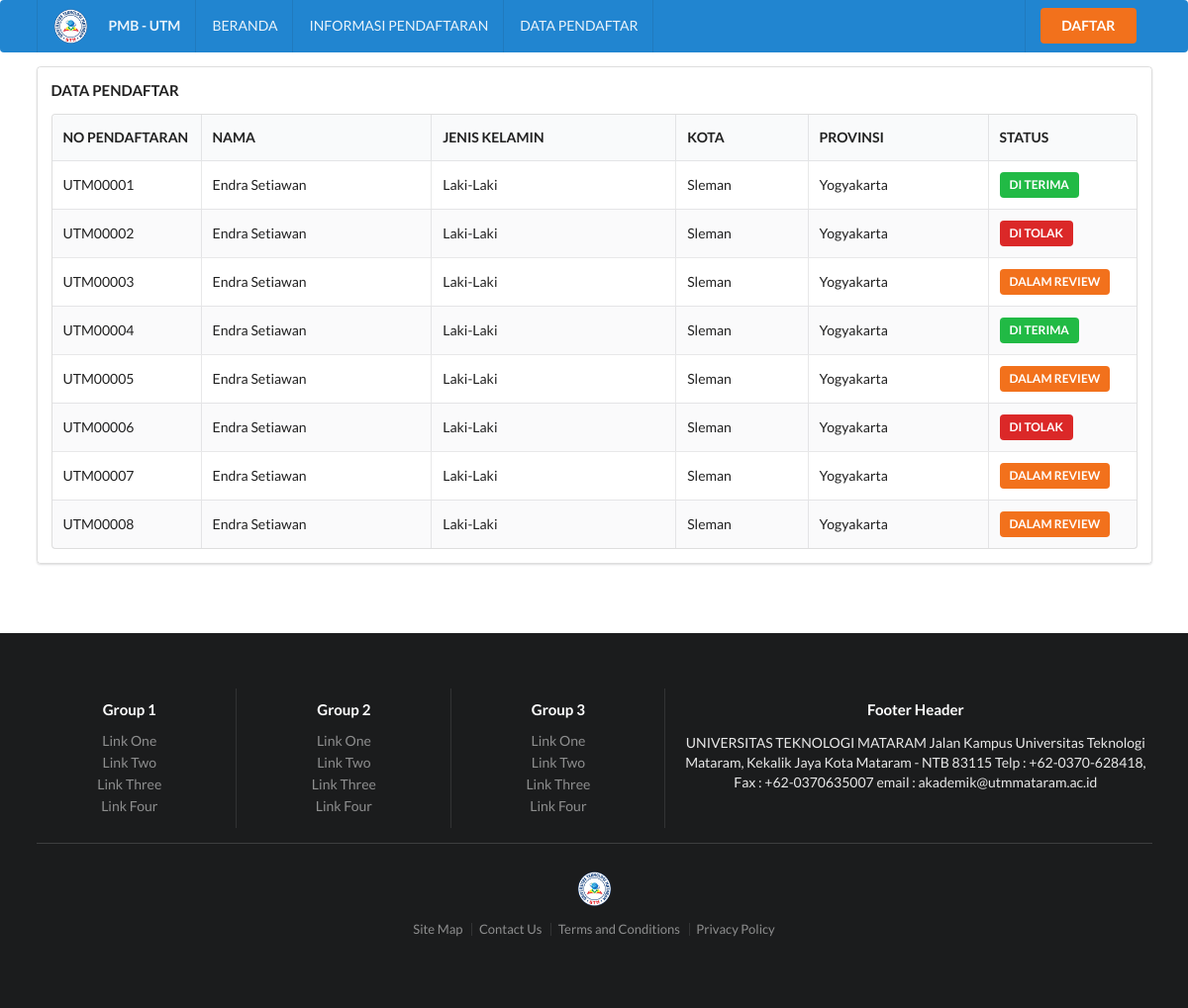
Before: /data_pendaftar.php with the older database file.
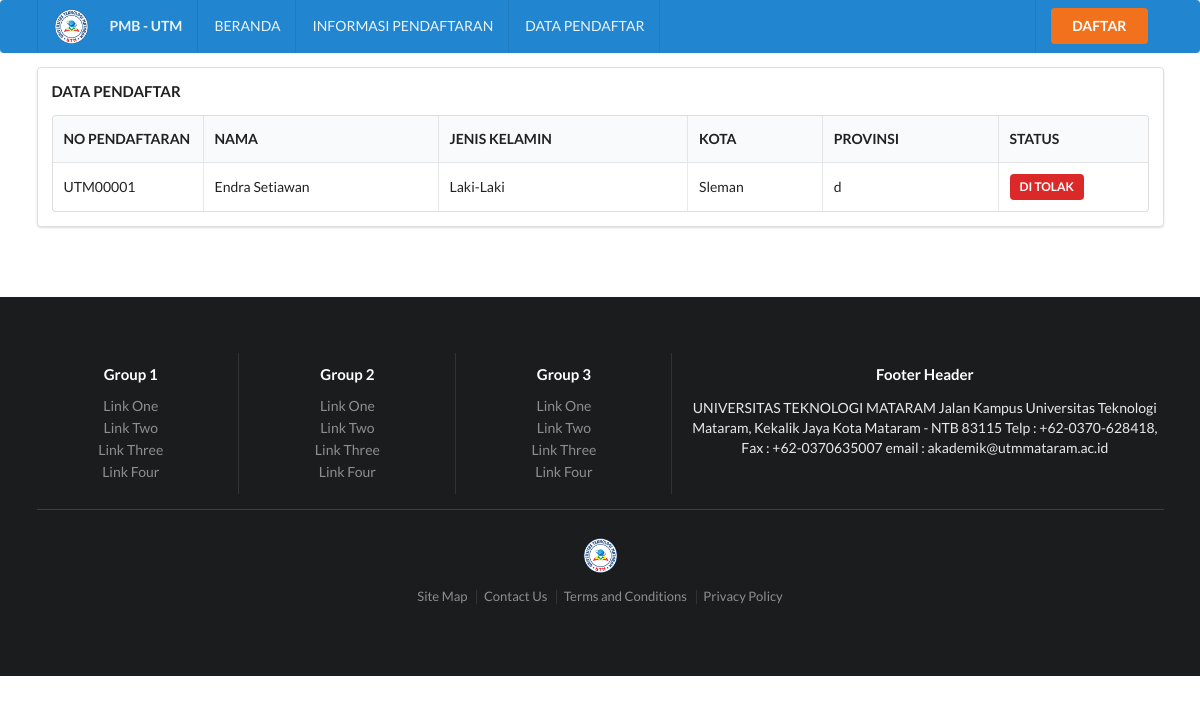
After: the same page with the newer database file.
### tables this page shows
CREATE TABLE `pendaftar` (
  `id_pendaftar` char(15) NOT NULL,
  `nama` varchar(125) NOT NULL,
  `jenis_kelamin` int(2) NOT NULL,
  `agama` int(2) NOT NULL,
  `email` varchar(25) NOT NULL,
  `no_tlpn` char(12) NOT NULL,
  `provinsi` varchar(125) NOT NULL,
  `kota` varchar(125) NOT NULL,
  `sekolah_asal` varchar(125) NOT NULL,
  `jurusan_pilihan` int(2) NOT NULL,
  `status_pendaftaran` int(2) DEFAULT NULL,
  `foto_skhun` varchar(255) NOT NULL,
  `foto_ijazah` varchar(255) NOT NULL,
  PRIMARY KEY (`id_pendaftar`)
);

### data_pendaftar.php (the view, shortened to what this page needs)
<?php
require "include/header.php";
?>
<div class="ui segments">
    <div class="ui segment">
<h4> DATA PENDAFTAR </h4>
        <table class="ui striped celled table">
            <thead>
                <tr>
                    <th width="150px">NO PENDAFTARAN</th>
                    <th>NAMA</th>
                    <th>JENIS KELAMIN</th>
                    <th>KOTA</th>
                    <th>PROVINSI</th>
                    <th width="150px">STATUS</th>
                </tr>
            </thead>
            <tbody>
                <?php
$sql = "SELECT * FROM pendaftar";
$result = mysqli_query($conn, $sql);
if (mysqli_num_rows($result) > 0) {
    while($row = mysqli_fetch_assoc($result))
     {
         ?>
                <tr>
                    <td><?= $row['id_pendaftar']?></td>
                    <td><?= $row['nama']?></td>
                    <td>
                        <?php
                if($row['jenis_kelamin']==0)
                {
                    echo "Laki-Laki";
                }
                else
                {
                    echo "Perempuan";
                }
                ?>
                    </td>
                    <td><?= $row['kota']?></td>
                    <td><?= $row['provinsi']?></td>
                    <td>
                        <?php
                if($row['status_pendaftaran']==1)
                {
                    echo "<a class='ui orange label'>DALAM REVIEW</a>";
                }
                elseif($row['status_pendaftaran']==2)
                {
                    echo "<a class='ui green label'>DI TERIMA</a>";
                }
                else
                {
                    echo "<a class='ui red label'>DI TOLAK</a>";
                }
                ?>
                    </td>
                </tr>
                <?php
    }
} else {
    echo "0 results";
}
?>
            </tbody>
        </table>
    </div>
</div>
<?php require "include/footer.php"?>

### include/header.php (shortened to what this page needs)
<!DOCTYPE html>
<html>
<head>
    <link rel="stylesheet" type="text/css" href="assets/css/components/reset.css">
    <link rel="stylesheet" type="text/css" href="assets/css/components/site.css">
    <link rel="stylesheet" type="text/css" href="assets/css/components/form.css">
    <link rel="stylesheet" type="text/css" href="assets/css/components/container.css">
    <link rel="stylesheet" type="text/css" href="assets/css/components/grid.css">
    <link rel="stylesheet" type="text/css" href="assets/css/components/header.css">
    <link rel="stylesheet" type="text/css" href="assets/css/components/image.css">
    <link rel="stylesheet" type="text/css" href="assets/css/components/menu.css">
    <link rel="stylesheet" type="text/css" href="assets/css/components/divider.css">
    <link rel="stylesheet" type="text/css" href="assets/css/components/list.css">
    <link rel="stylesheet" type="text/css" href="assets/css/components/segment.css">
    <link rel="stylesheet" type="text/css" href="assets/css/components/dropdown.css">
    <link rel="stylesheet" type="text/css" href="assets/css/components/icon.css">
    <link rel="stylesheet" type="text/css" href="assets/css/components/button.css">
    <link rel="stylesheet" type="text/css" href="assets/css/components/checkbox.css">
    <link rel="stylesheet" type="text/css" href="assets/css/components/dropdown.css">
    <link rel="stylesheet" type="text/css" href="assets/css/components/table.css">
    <link rel="stylesheet" type="text/css" href="assets/css/components/label.css">
    <link rel="stylesheet" type="text/css" href="assets/css/components/sidebar.css">
    <link rel="stylesheet" type="text/css" href="assets/css/components/message.css">
    <link rel="stylesheet" type="text/css" href="assets/css/components/card.css">
    <link rel="stylesheet" type="text/css" href="assets/css/components/tab.css">
</head>
<body>
    <?php
    require "menu-navigasi.php"
    ?>

### include/menu-navigasi.php
<div class="ui blue stackable  inverted menu ">
    <div class="ui main container ">
        <a href="#" class="header item">
            <img class="logo" src="assets/images/logo.png">
            PMB - UTM
        </a>
        <a href="index.php" class="item">BERANDA</a>
        <a href="informasi.php" class="item">INFORMASI PENDAFTARAN</a>
        <a href="data_pendaftar.php" class="item">DATA PENDAFTAR</a>
        <div class="right item">
            <a href="form_pendaftaran.php" class="ui orange button">DAFTAR</a>
        </div>
    </div>
</div>
<div class="ui container">

### include/footer.php
</div>
<div class="ui stackable inverted vertical footer segment">
    <div class="ui center aligned container">
        <div class="ui stackable inverted divided grid">
            <div class="three wide column">
                <h4 class="ui inverted header">Group 1</h4>
                <div class="ui inverted link list">
                    <a href="#" class="item">Link One</a>
                    <a href="#" class="item">Link Two</a>
                    <a href="#" class="item">Link Three</a>
                    <a href="#" class="item">Link Four</a>
                </div>
            </div>
            <div class="three wide column">
                <h4 class="ui inverted header">Group 2</h4>
                <div class="ui inverted link list">
                    <a href="#" class="item">Link One</a>
                    <a href="#" class="item">Link Two</a>
                    <a href="#" class="item">Link Three</a>
                    <a href="#" class="item">Link Four</a>
                </div>
            </div>
            <div class="three wide column">
                <h4 class="ui inverted header">Group 3</h4>
                <div class="ui inverted link list">
                    <a href="#" class="item">Link One</a>
                    <a href="#" class="item">Link Two</a>
                    <a href="#" class="item">Link Three</a>
                    <a href="#" class="item">Link Four</a>
                </div>
            </div>
            <div class="seven wide column">
                <h4 class="ui inverted header">Footer Header</h4>
                <p>UNIVERSITAS TEKNOLOGI MATARAM
                    Jalan Kampus Universitas Teknologi Mataram,
                    Kekalik Jaya Kota Mataram - NTB 83115
                    Telp : +62-0370-628418, Fax : +62-0370635007
                    email : akademik@utmmataram.ac.id</p>
            </div>
        </div>
        <div class="ui inverted section divider"></div>
        <img src="assets/images/logo.png" class="ui centered mini image">
        <div class="ui horizontal inverted small divided link list">
            <a class="item" href="#">Site Map</a>
            <a class="item" href="#">Contact Us</a>
            <a class="item" href="#">Terms and Conditions</a>
            <a class="item" href="#">Privacy Policy</a>
        </div>
    </div>
</div>
</body>
</html>

### assets/css/components/site.css (style rules this page uses)
html, body { height: 100%; }
html { font-size: 14px; }
body { margin: 0px; padding: 0px; overflow-x: hidden; min-width: 320px; background: #FFFFFF; font-family: 'Lato', 'Helvetica Neue', Arial, Helvetica, sans-serif; font-size: 14px; line-height: 1.4285em; color: rgba(0, 0, 0, 0.87); font-smoothing: antialiased; }
h1, h2, h3, h4, h5 { font-family: 'Lato', 'Helvetica Neue', Arial, Helvetica, sans-serif; line-height: 1.28571429em; margin: calc(2rem - 0.14285714em ) 0em 1rem; font-weight: bold; padding: 0em; }
h4 { font-size: 1.07142857rem; }
h1:first-child, h2:first-child, h3:first-child, h4:first-child, h5:first-child { margin-top: 0em; }
p { margin: 0em 0em 1em; line-height: 1.4285em; }
p:last-child { margin-bottom: 0em; }
a { color: #4183C4; text-decoration: none; }

### assets/css/components/container.css (style rules this page uses)
.ui.container { display: block; max-width: 100% !important; }
@media only screen and (min-width: 1200px) { .ui.container { width: 1127px; margin-left: auto !important; margin-right: auto !important; } }
.ui[class*="center aligned"].container { text-align: center; }

### assets/css/components/grid.css (style rules this page uses)
.ui.grid { display: -webkit-box; display: -ms-flexbox; display: flex; -webkit-box-orient: horizontal; -webkit-box-direction: normal; -ms-flex-direction: row; flex-direction: row; -ms-flex-wrap: wrap; flex-wrap: wrap; -webkit-box-align: stretch; -ms-flex-align: stretch; align-items: stretch; padding: 0em; }
.ui.grid { margin-top: -1rem; margin-bottom: -1rem; margin-left: -1rem; margin-right: -1rem; }
.ui.grid > .column:not(.row), .ui.grid > .row > .column { position: relative; display: inline-block; width: 6.25%; padding-left: 1rem; padding-right: 1rem; vertical-align: top; }
.ui.grid > * { padding-left: 1rem; padding-right: 1rem; }
.ui.grid > .column:not(.row) { padding-top: 1rem; padding-bottom: 1rem; }
.ui.grid > .row > [class*="three wide"].column, .ui.grid > .column.row > [class*="three wide"].column, .ui.grid > [class*="three wide"].column, .ui.column.grid > [class*="three wide"].column { width: 18.75% !important; }
.ui.grid > .row > [class*="seven wide"].column, .ui.grid > .column.row > [class*="seven wide"].column, .ui.grid > [class*="seven wide"].column, .ui.column.grid > [class*="seven wide"].column { width: 43.75% !important; }
.ui.divided.grid:not([class*="vertically divided"]) > .column:not(.row), .ui.divided.grid:not([class*="vertically divided"]) > .row > .column { -webkit-box-shadow: -1px 0px 0px 0px rgba(34, 36, 38, 0.15); box-shadow: -1px 0px 0px 0px rgba(34, 36, 38, 0.15); }
.ui.divided.grid:not([class*="vertically divided"]) > .column:first-child, .ui.divided.grid:not([class*="vertically divided"]) > .row > .column:first-child { -webkit-box-shadow: none; box-shadow: none; }
.ui.inverted.divided.grid:not([class*="vertically divided"]) > .column:not(.row), .ui.inverted.divided.grid:not([class*="vertically divided"]) > .row > .column { -webkit-box-shadow: -1px 0px 0px 0px rgba(255, 255, 255, 0.1); box-shadow: -1px 0px 0px 0px rgba(255, 255, 255, 0.1); }
.ui.inverted.divided.grid:not([class*="vertically divided"]) > .column:not(.row):first-child, .ui.inverted.divided.grid:not([class*="vertically divided"]) > .row > .column:first-child { -webkit-box-shadow: none; box-shadow: none; }

### assets/css/components/header.css (style rules this page uses)
.ui.header { border: none; margin: calc(2rem - 0.14285714em ) 0em 1rem; padding: 0em 0em; font-family: 'Lato', 'Helvetica Neue', Arial, Helvetica, sans-serif; font-weight: bold; line-height: 1.28571429em; text-transform: none; color: rgba(0, 0, 0, 0.87); }
.ui.header:first-child { margin-top: -0.14285714em; }
.ui.header + p { margin-top: 0em; }
h4.ui.header { font-size: 1.07142857rem; }
.ui.inverted.header { color: #FFFFFF; }

### assets/css/components/image.css (style rules this page uses)
.ui.image { position: relative; display: inline-block; vertical-align: middle; max-width: 100%; background-color: transparent; }
img.ui.image { display: block; }
.ui.centered.images, .ui.centered.image { margin-left: auto; margin-right: auto; }
.ui.mini.images .image, .ui.mini.images img, .ui.mini.images svg, .ui.mini.image { width: 35px; height: auto; font-size: 0.78571429rem; }

### include/header.php (style rules this page uses)
body { background-color: #FFFFFF; }
.ui.menu .item img.logo { margin-right: 1.5em; }
.ui.footer.segment { margin: 5em 0em 0em; padding: 5em 0em; }

Changed rows visible on the page:
removed pendaftar: id_pendaftar "UTM00002", nama "Endra Setiawan", jenis_kelamin "Laki-Laki", kota "Sleman", provinsi "Yogyakarta", status_pendaftaran "DI TOLAK"
removed pendaftar: id_pendaftar "UTM00003", nama "Endra Setiawan", jenis_kelamin "Laki-Laki", kota "Sleman", provinsi "Yogyakarta", status_pendaftaran "DALAM REVIEW"
removed pendaftar: id_pendaftar "UTM00004", nama "Endra Setiawan", jenis_kelamin "Laki-Laki", kota "Sleman", provinsi "Yogyakarta", status_pendaftaran "DI TERIMA"
removed pendaftar: id_pendaftar "UTM00005", nama "Endra Setiawan", jenis_kelamin "Laki-Laki", kota "Sleman", provinsi "Yogyakarta", status_pendaftaran "DALAM REVIEW"
removed pendaftar: id_pendaftar "UTM00006", nama "Endra Setiawan", jenis_kelamin "Laki-Laki", kota "Sleman", provinsi "Yogyakarta", status_pendaftaran "DI TOLAK"
removed pendaftar: id_pendaftar "UTM00007", nama "Endra Setiawan", jenis_kelamin "Laki-Laki", kota "Sleman", provinsi "Yogyakarta", status_pendaftaran "DALAM REVIEW"
removed pendaftar: id_pendaftar "UTM00008", nama "Endra Setiawan", jenis_kelamin "Laki-Laki", kota "Sleman", provinsi "Yogyakarta", status_pendaftaran "DALAM REVIEW"
changed pendaftar "UTM00001": provinsi "Yogyakarta" → "d"; status_pendaftaran "DI TERIMA" → "DI TOLAK"
